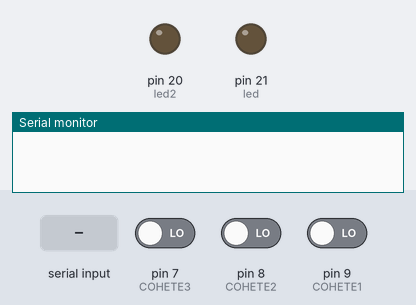
Recording of a sketch running on a simulated Arduino Mega 2560, built with avr-gcc and run on an emulated ATmega2560. Parts: output pins drawn as LEDs (lit = HIGH), the last lines printed to the serial monitor. Inputs (shaded band) come from the test bench; at power-on: pin 7 (COHETE3) LOW, pin 8 (COHETE2) LOW, pin 9 (COHETE1) LOW.

Above: at 1.2 s.
1.3 s: "1" received over Serial
At 2.3 s:
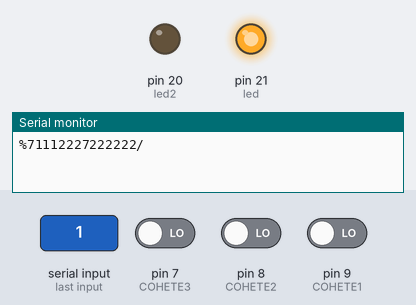
Timing chart, 0 to 4.3 s (numbered marks = the images above; inputs shaded):
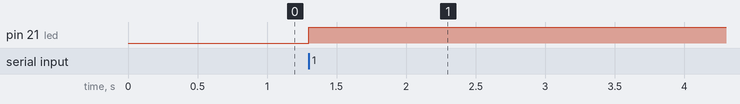

The sketch:

Esclavo.ino
```cpp
//CODIGO ESCLAVO CONTROLADOR 2 (ARDUINO MEGA)

int led = 21;
String d;
int inc = 0;
int encender = 0;
int bandera = 0;
int COHETE1 = 9;
int COHETE2 = 8;
int COHETE3 = 7;
long valor0,valor1,valor2,valor3,valor4,valor5,valor6 = 0;
long valor7,valor8,valor9,valor10,valor11,valor12,valor13 = 0;
long p = 0;
long q = 0;
char v1;
int Datos = 0;
String k1,a1;
const int led2= 20;

void setup() {
  Serial.begin(9600);
  pinMode(led,OUTPUT);
  digitalWrite(led,LOW);
  pinMode(led2,OUTPUT);
  digitalWrite(led2,LOW);
  pinMode (COHETE1,INPUT);
  pinMode (COHETE2,INPUT);
  pinMode (COHETE3,INPUT);
}

void loop() {
if (Serial.available()>0)
{
 inc = Serial.read();
}
 if (inc == '1')
 bandera = 1;
 if (inc != '1')
 bandera = 2;
 switch (bandera){
 case 1:
 envio();
 break;
 case 2:
 recepcion();
 break;
                 }
           }

void envio(){
 digitalWrite(led,HIGH);
 valor1=digitalRead(COHETE1);
 valor2=digitalRead(COHETE2);
 valor3=digitalRead(COHETE3);
 long y=7;
 long z=7;
 long a= 1;
 long b= 1;
 long c= 1;
 long d= 1;
 long e= 1;
 long f= 1;
 long g= 1;
 long h= 1;
 long i= 1;
 valor0 = y*1000000;
 valor1 = (valor1*100000) + 100000;
 valor2 = (valor2*10000) + 10000;
 valor3 = (valor3*1000) + 1000;
 valor4 = (a*100) + 100;
 valor5 = (b*10) + 10;
 valor6 = (c*1) + 1;
 valor7 = z*1000000;
 valor8 = (d*100000) + 100000;
 valor9 = (e*10000)+ 10000;
 valor10 = (f*1000) + 1000;
 valor11 = (g*100) + 100;
 valor12 = (h*10) + 10;
 valor13 = (i*1) + 1;
 p = valor0 + valor1 + valor2 + valor3 + valor4 + valor5 + valor6;
 q = valor7 + valor8 + valor9 + valor10 + valor11 + valor12 + valor13;
 //d = String (c);
 Serial.print("%");
 Serial.print(p);
 Serial.print(q);
 Serial.print("/");
 delay(200);
 bandera = 0;
 inc = 0;
          }

void recepcion(){
 if (Serial.available()>0)
 {
 Datos = Serial.read();
  if (Datos == '&')
  {
  while(1)
   {
   v1 = Serial.read();
   if (v1 == '!')
    {
    a1 = k1;
    k1 = "";
    digitalWrite(led2,HIGH);
    encender = 1;
    break;
     }
     else
     {
      k1+=v1;
      }
     }
    }
   }
       /* if (encender == 1)
        {
          a1
        }
       */
 }
```

Measured:
- after the input at 1.3 s, pin 21 (led): LOW → HIGH at once
